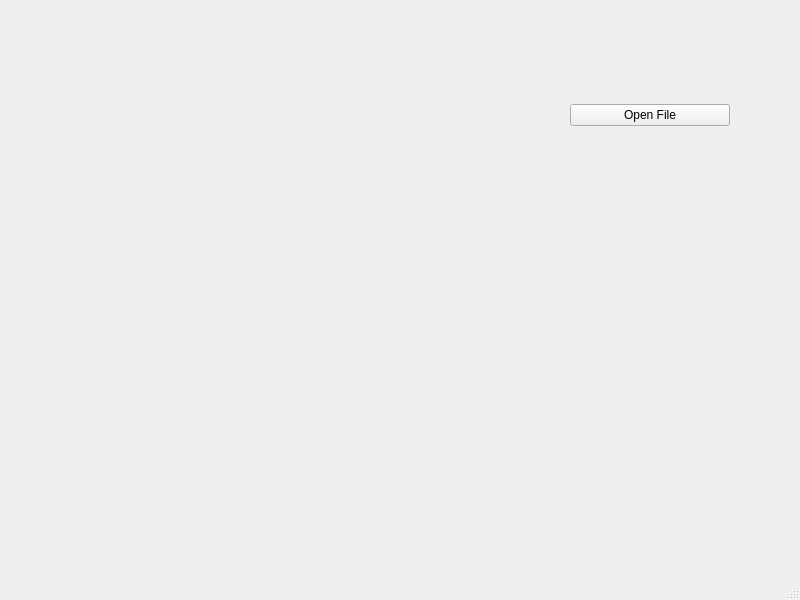
<?xml version="1.0" encoding="UTF-8"?>
<ui version="4.0">
 <class>MainWindow</class>
 <widget class="QMainWindow" name="MainWindow">
  <property name="geometry">
   <rect>
    <x>0</x>
    <y>0</y>
    <width>800</width>
    <height>600</height>
   </rect>
  </property>
  <property name="windowTitle">
   <string>MainWindow</string>
  </property>
  <widget class="QWidget" name="centralwidget">
   <widget class="QWidget" name="verticalLayoutWidget">
    <property name="geometry">
     <rect>
      <x>570</x>
      <y>40</y>
      <width>160</width>
      <height>151</height>
     </rect>
    </property>
    <layout class="QVBoxLayout" name="verticalLayout">
     <item>
      <widget class="QPushButton" name="pushButton">
       <property name="text">
        <string>Open File</string>
       </property>
      </widget>
     </item>
    </layout>
   </widget>
  </widget>
  <widget class="QStatusBar" name="statusbar"/>
  <widget class="QMenuBar" name="menuBar">
   <property name="geometry">
    <rect>
     <x>0</x>
     <y>0</y>
     <width>800</width>
     <height>25</height>
    </rect>
   </property>
  </widget>
  <action name="actionSelect">
   <property name="text">
    <string>select</string>
   </property>
  </action>
  <action name="actionOpen">
   <property name="text">
    <string>open</string>
   </property>
  </action>
  <action name="actionSave">
   <property name="text">
    <string>save</string>
   </property>
  </action>
  <action name="actionSave_as">
   <property name="text">
    <string>save as </string>
   </property>
  </action>
 </widget>
 <resources/>
 <connections/>
</ui>
